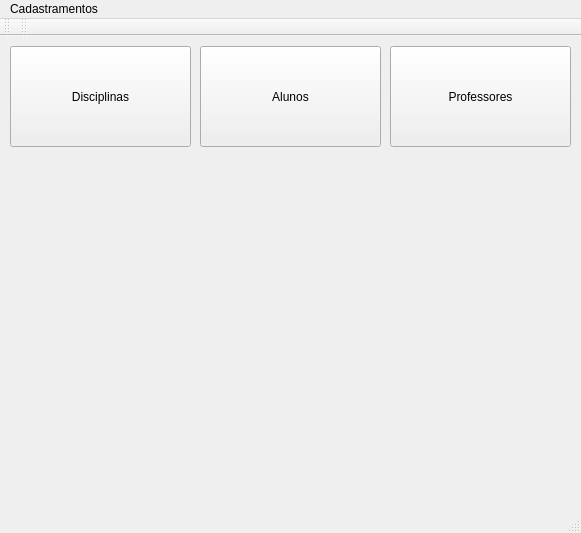
<?xml version="1.0" encoding="UTF-8"?>
<ui version="4.0">
 <class>MainWindow</class>
 <widget class="QMainWindow" name="MainWindow">
  <property name="geometry">
   <rect>
    <x>0</x>
    <y>0</y>
    <width>581</width>
    <height>533</height>
   </rect>
  </property>
  <property name="windowTitle">
   <string>MainWindow</string>
  </property>
  <widget class="QWidget" name="centralWidget">
   <widget class="QPushButton" name="Disciplinas">
    <property name="geometry">
     <rect>
      <x>10</x>
      <y>10</y>
      <width>181</width>
      <height>101</height>
     </rect>
    </property>
    <property name="text">
     <string>Disciplinas</string>
    </property>
   </widget>
   <widget class="QPushButton" name="Alunos">
    <property name="geometry">
     <rect>
      <x>200</x>
      <y>10</y>
      <width>181</width>
      <height>101</height>
     </rect>
    </property>
    <property name="text">
     <string>Alunos</string>
    </property>
   </widget>
   <widget class="QPushButton" name="Professores">
    <property name="geometry">
     <rect>
      <x>390</x>
      <y>10</y>
      <width>181</width>
      <height>101</height>
     </rect>
    </property>
    <property name="text">
     <string>Professores</string>
    </property>
   </widget>
  </widget>
  <widget class="QMenuBar" name="menuBar">
   <property name="geometry">
    <rect>
     <x>0</x>
     <y>0</y>
     <width>581</width>
     <height>21</height>
    </rect>
   </property>
   <widget class="QMenu" name="menuCadastramentos">
    <property name="title">
     <string>Cadastramentos</string>
    </property>
    <widget class="QMenu" name="menuAlunos">
     <property name="title">
      <string>Alunos</string>
     </property>
     <addaction name="actionConsultar_Alun"/>
     <addaction name="actionAddRem_Alun"/>
    </widget>
    <widget class="QMenu" name="menuProfessores">
     <property name="title">
      <string>Professores</string>
     </property>
     <addaction name="actionConsultar_Prof"/>
     <addaction name="actionAddRem_Prof"/>
    </widget>
    <widget class="QMenu" name="menuDisciplinas">
     <property name="title">
      <string>Disciplinas</string>
     </property>
     <addaction name="actionConsultar_Disc"/>
     <addaction name="actionAddRem_Disc"/>
    </widget>
    <addaction name="menuAlunos"/>
    <addaction name="menuProfessores"/>
    <addaction name="menuDisciplinas"/>
   </widget>
   <addaction name="menuCadastramentos"/>
  </widget>
  <widget class="QToolBar" name="mainToolBar">
   <attribute name="toolBarArea">
    <enum>TopToolBarArea</enum>
   </attribute>
   <attribute name="toolBarBreak">
    <bool>false</bool>
   </attribute>
  </widget>
  <widget class="QStatusBar" name="statusBar"/>
  <widget class="QToolBar" name="toolBar">
   <property name="windowTitle">
    <string>toolBar</string>
   </property>
   <attribute name="toolBarArea">
    <enum>TopToolBarArea</enum>
   </attribute>
   <attribute name="toolBarBreak">
    <bool>false</bool>
   </attribute>
  </widget>
  <action name="actionConsultar_Alun">
   <property name="text">
    <string>Consultar</string>
   </property>
  </action>
  <action name="actionAddRem_Alun">
   <property name="text">
    <string>Adicionar/Remover</string>
   </property>
  </action>
  <action name="actionConsultar_Prof">
   <property name="text">
    <string>Consultar</string>
   </property>
  </action>
  <action name="actionAddRem_Prof">
   <property name="text">
    <string>Adicionar/Remover</string>
   </property>
  </action>
  <action name="actionConsultar_Disc">
   <property name="text">
    <string>Consultar</string>
   </property>
  </action>
  <action name="actionAddRem_Disc">
   <property name="text">
    <string>Adicionar/Remover</string>
   </property>
  </action>
 </widget>
 <layoutdefault spacing="6" margin="11"/>
 <resources/>
 <connections/>
</ui>
